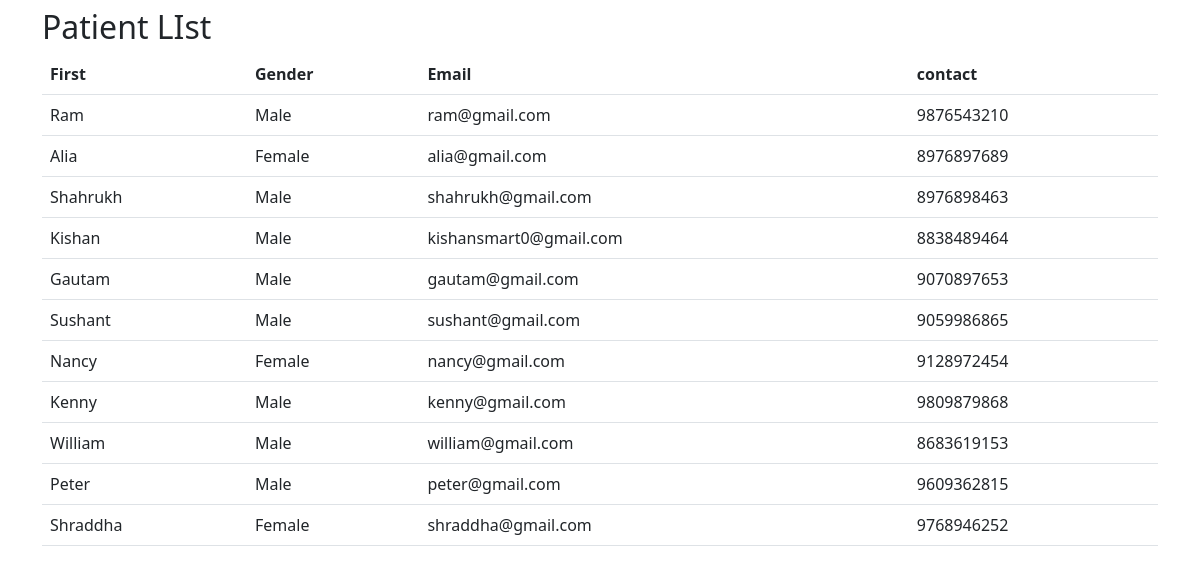
/softwareEngin/patientList.php, run on the app's committed database.
### tables this page shows
CREATE TABLE `patreg` (
  `pid` int(11) NOT NULL,
  `fname` varchar(20) NOT NULL,
  `lname` varchar(20) NOT NULL,
  `gender` varchar(10) NOT NULL,
  `email` varchar(30) NOT NULL,
  `contact` varchar(10) NOT NULL,
  `password` varchar(30) NOT NULL,
  `cpassword` varchar(30) NOT NULL
);

### softwareEngin/patientList.php (the view, shortened to what this page needs)
<!DOCTYPE html>
<html lang="en">
<head>
    <link href="https://cdn.jsdelivr.net/npm/bootstrap@5.3.0/dist/css/bootstrap.min.css" rel="stylesheet">
</head>
<body>
    <div class="container bg-gray my-2">
        <h2>Patient LIst</h2>
    <table class="table">
        <thead>
            <tr>
                <th scope="col">First</th>
                <th scope="col">Gender</th>
                <th scope="col">Email</th>
                <th scope="col">contact</th>
            </tr>
        </thead>
        <tbody>
            <?php include_once "config.php";
             $sql = "SELECT * FROM patreg";
            $result = mysqli_query($conn,$sql);
            if (mysqli_num_rows($result)>0) {
                while($row = mysqli_fetch_assoc($result)){
                    ?>
            <tr>
                <td><?php echo $row["fname"]?></td>
                <td><?php echo $row["gender"]?></td>
                <td><?php echo $row["email"]?></td>
                <td><?php echo $row["contact"]?></td>
            </tr>
            <?php
                }
             }
            ?>
        </tbody>
    </table>
</div>
</body>
</html>

### data on the page
patreg: fname "Ram", gender "Male", email "ram@gmail.com", contact "9876543210"
patreg: fname "Alia", gender "Female", email "alia@gmail.com", contact "8976897689"
patreg: fname "Shahrukh", gender "Male", email "shahrukh@gmail.com", contact "8976898463"
patreg: fname "Kishan", gender "Male", email "kishansmart0@gmail.com", contact "8838489464"
patreg: fname "Gautam", gender "Male", email "gautam@gmail.com", contact "9070897653"
patreg: fname "Sushant", gender "Male", email "sushant@gmail.com", contact "9059986865"
patreg: fname "Nancy", gender "Female", email "nancy@gmail.com", contact "9128972454"
patreg: fname "Kenny", gender "Male", email "kenny@gmail.com", contact "9809879868"
patreg: fname "William", gender "Male", email "william@gmail.com", contact "8683619153"
patreg: fname "Peter", gender "Male", email "peter@gmail.com", contact "9609362815"
patreg: fname "Shraddha", gender "Female", email "shraddha@gmail.com", contact "9768946252"
